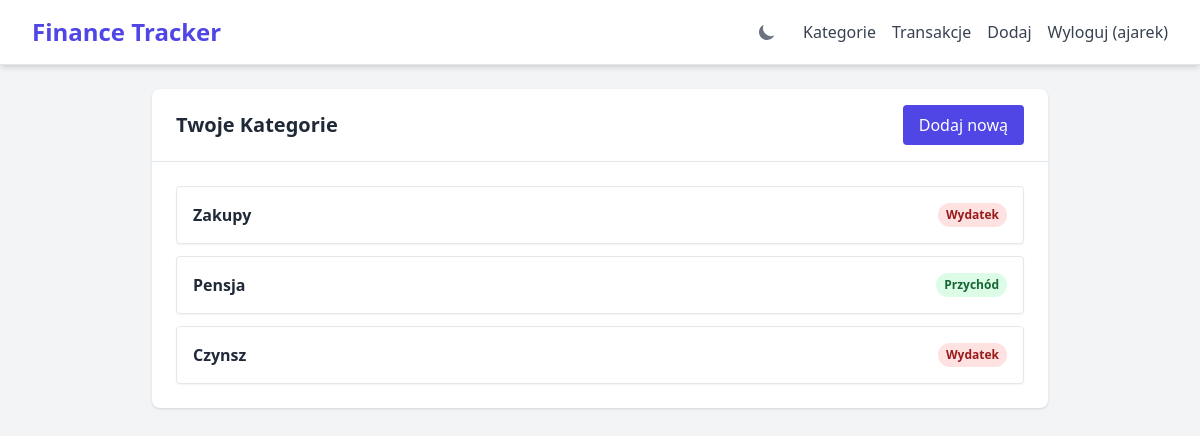
The app's page /categories/ (signed in), older data.
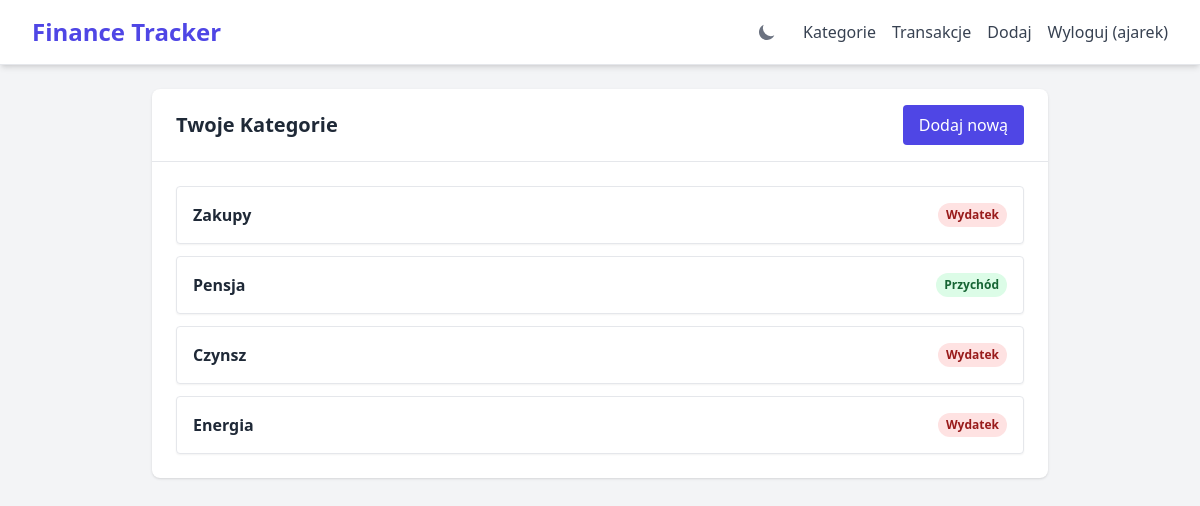
The same page, newer data.
### tracker/models.py (models this page shows, shortened)
class Category(models.Model):
    TYPE_CHOICES = (
        ('INCOME', 'Przychód'),
        ('EXPENSE', 'Wydatek'),
    )
    name = models.CharField(max_length=100)
    type = models.CharField(max_length=10, choices=TYPE_CHOICES)
    user = models.ForeignKey(settings.AUTH_USER_MODEL, on_delete=models.CASCADE)

### tracker/views.py (the view)
# urls.py: path('categories/', views.category_list, name='category_list'),
@login_required
def category_list(request):
    categories = Category.objects.filter(user=request.user)
    return render(request, 'tracker/category_list.html', {'categories': categories})

### templates/tracker/category_list.html
{% extends 'base.html' %}
{% block content %}
<div class="max-w-4xl mx-auto bg-white dark:bg-gray-800 rounded-lg shadow overflow-hidden transition-colors">
    <div class="px-6 py-4 border-b border-gray-200 dark:border-gray-700 flex justify-between items-center">
        <h2 class="text-xl font-bold text-gray-800 dark:text-gray-100">Twoje Kategorie</h2>
        <a href="{% url 'category_create' %}" class="bg-indigo-600 text-white py-2 px-4 rounded hover:bg-indigo-700 transition">Dodaj nową</a>
    </div>
    <div class="p-6">
        {% if categories %}
            <ul class="space-y-3">
            {% for cat in categories %}
                <li class="p-4 border dark:border-gray-700 rounded shadow-sm flex justify-between items-center bg-white dark:bg-gray-800 transition-colors">
                    <span class="font-semibold text-gray-800 dark:text-gray-100">{{ cat.name }}</span>
                    {% if cat.type == 'INCOME' %}
                        <span class="px-2 py-1 bg-green-100 dark:bg-green-900 text-green-800 dark:text-green-200 rounded-full text-xs font-bold">Przychód</span>
                    {% else %}
                        <span class="px-2 py-1 bg-red-100 dark:bg-red-900 text-red-800 dark:text-red-200 rounded-full text-xs font-bold">Wydatek</span>
                    {% endif %}
                </li>
            {% endfor %}
            </ul>
        {% else %}
            <p class="text-gray-500 dark:text-gray-400 text-center py-4">Nie masz jeszcze żadnych kategorii. Dodaj pierwszą!</p>
        {% endif %}
    </div>
</div>
{% endblock %}

Row changes from the older to the newer data that the page shows:
added Category: name "Energia", type "Wydatek"
